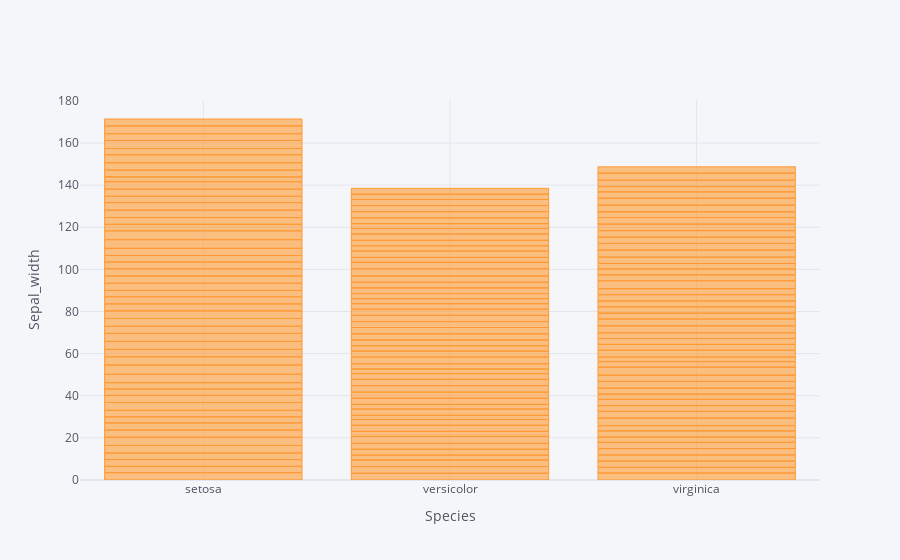

Source (notebook cell):
### Markdown cell above
### 실습 2-1
 * iris 데이터 셋의 sepal_width와 petal_length에 대해서 막대그래프 그려보기
 * x축, y축, 제목을 달아주세요.
 * 그래프를 보고 .. 한줄 코멘트 달아주기

### Code cell
iris.iplot(kind='bar', x= 'species', y = 'sepal_width',
          xTitle = 'Species',
          yTitle = 'Sepal_width')

### Figure 1 — Plotly figure (JSON) as saved in the notebook; plotly's stock layout.template omitted (floating-point values rounded to 4 significant figures; data arrays with more than 128 entries replaced by an {"elided": "..."} marker saying what was removed)
{"data": [{"marker": {"color": "rgba(255, 153, 51, 0.6)", "line": {"color": "rgba(255, 153, 51, 1.0)", "width": 1}}, "name": "sepal_width", "orientation": "v", "text": "", "type": "bar", "x": {"elided": "150 str values"}, "y": {"elided": "150 float values"}}], "layout": {"legend": {"bgcolor": "#F5F6F9", "font": {"color": "#4D5663"}}, "paper_bgcolor": "#F5F6F9", "plot_bgcolor": "#F5F6F9", "title": {"font": {"color": "#4D5663"}}, "xaxis": {"gridcolor": "#E1E5ED", "showgrid": true, "tickfont": {"color": "#4D5663"}, "title": {"font": {"color": "#4D5663"}, "text": "Species"}, "zerolinecolor": "#E1E5ED"}, "yaxis": {"gridcolor": "#E1E5ED", "showgrid": true, "tickfont": {"color": "#4D5663"}, "title": {"font": {"color": "#4D5663"}, "text": "Sepal_width"}, "zerolinecolor": "#E1E5ED"}}}
